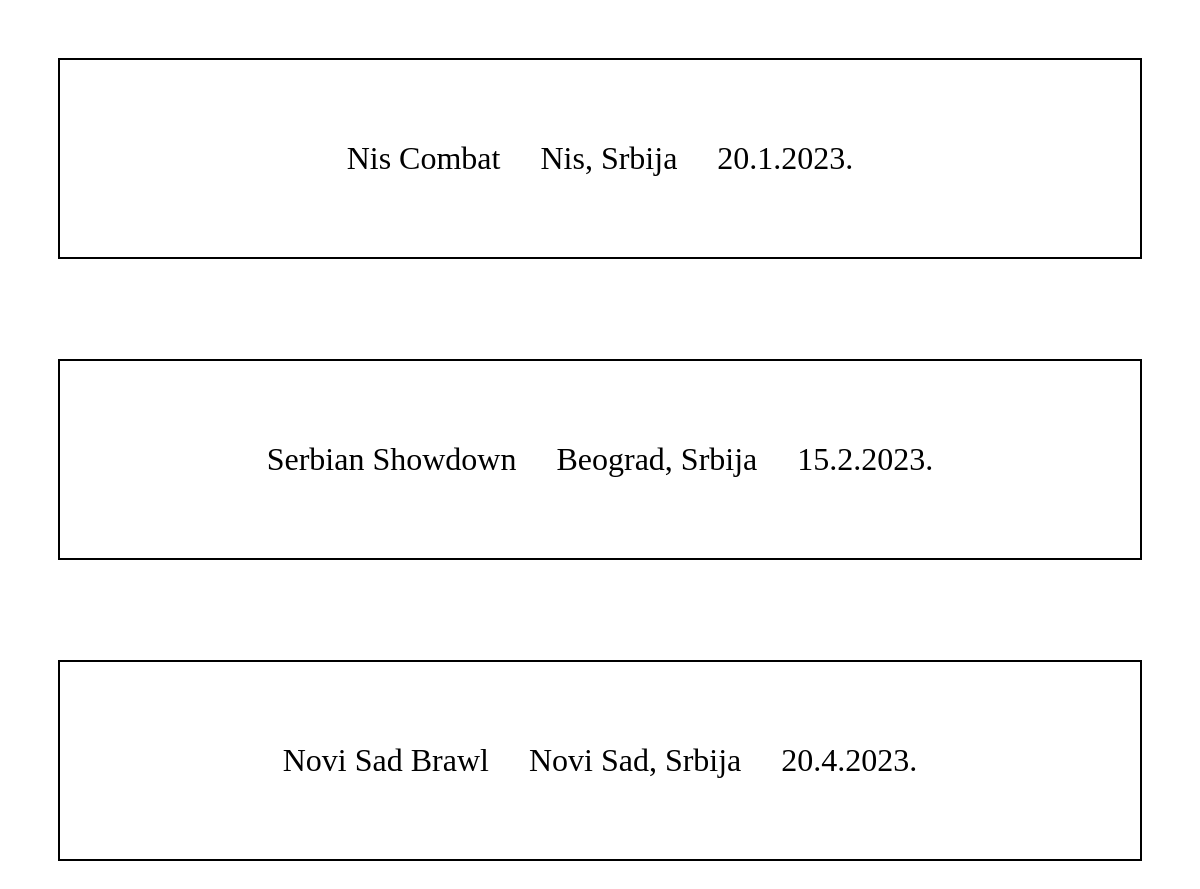
Page /box-projekat/index.php on the committed database.
### tables this page shows
CREATE TABLE `pregledn` (
  `id` int(6) UNSIGNED NOT NULL,
  `ime` varchar(30) NOT NULL,
  `lokacija` varchar(50) NOT NULL,
  `datum` varchar(50) DEFAULT NULL,
  `opis` varchar(3000) DEFAULT NULL
);

### box-projekat/index.php (the view, shortened to what this page needs)
<!DOCTYPE html>
<html lang="en">
<head>
    <link rel="stylesheet" href="style.css">
</head>
<body>
<?php include "database/connection.php" ?>
<?php
$sql = "SELECT id,ime, lokacija, datum FROM pregledn";
$result = $conn->query($sql);
echo "<div class='pregled-wrapper'>";
if ($result->num_rows > 0) {
  while($row = $result->fetch_assoc()) {
    echo '<div class="pregled-tak-wrapper">
    <a href="opis.php?id='.$row['id'].'">' .
      $row["ime"] ." &nbsp&nbsp&nbsp&nbsp". $row["lokacija"] ." &nbsp&nbsp&nbsp&nbsp". $row["datum"]
      . '</a>
  </div>';
  }
} else {
  echo "0 results";
}
echo "</div";
?>
</body>
</html>

### box-projekat/style.css (style rules this page uses)
.pregled-tak-wrapper { border-style: solid; border-color: black; border-width: 2px; padding: 80px 40px; text-align: center; font-size: 32px; }
a { color: inherit; text-decoration: none; }
.pregled-wrapper { display: flex; flex-direction: column; gap: 100px; padding: 50px; }

### rows in the picture
pregledn: ime "Nis Combat", lokacija "Nis, Srbija", datum "20.1.2023."
pregledn: ime "Serbian Showdown", lokacija "Beograd, Srbija", datum "15.2.2023."
pregledn: ime "Novi Sad Brawl", lokacija "Novi Sad, Srbija", datum "20.4.2023."
